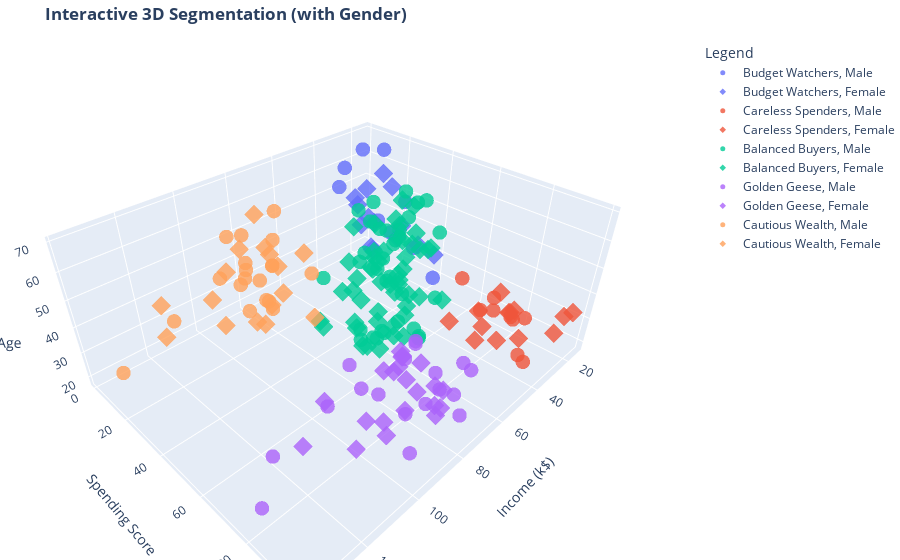

Notebook code cell kept with this figure:
### Markdown cell above
## PCA Interpretation: Decoding the Dimensions

By analyzing the **Feature Loadings** heatmap, we have successfully decoded the abstract Principal Components into actionable business dimensions. The PCA transformation revealed specific underlying patterns in customer behavior:

### **1. PC2 (Y-Axis) $\rightarrow$ The "Wealth" Axis**

* **Dominant Feature:** `Annual Income` (Correlation: ~1.0).
* **Interpretation:** This axis is a pure reflection of financial status.
    * **High Y-Value:** High Income.
    * **Low Y-Value:** Low Income.

### **2. PC1 (X-Axis) $\rightarrow$ The "Generational Conservatism" Axis**

* **Dominant Features:** `Age` (+0.71) and `Spending Score` (-0.71).
* **Interpretation:** This axis captures an inverse relationship between Age and Spending.
* **High X-Value (Right):** Older customers with lower spending scores (**Conservative/Prudent**).
* **Low X-Value (Left):** Younger customers with higher spending scores (**Impulsive/Trend-focused**).

### **Strategic Mapping**

This interpretation allows us to read the 2D PCA plot as a strategic map:
*   **Top-Left Quadrant:** Young, Wealthy, High Spenders (**The "Golden Geese"**).
*   **Top-Right Quadrant:** Older, Wealthy, Low Spenders (**"Cautious Wealth"**).
*   **Bottom-Left Quadrant:** Young, Low Income, High Spenders (**"Careless Spenders"**).
*   **Bottom-Right Quadrant** Older, Low Income, Low Spenders (**"Budget Watchers"**).


### **Interactive 3D Visualization**

This visualization serves to check the real clusters and confirm wheter the PCA assumptions were right

### Code cell
# 3D Visualization

import plotly.express as px

# Create Readable Labels for Genre

gender_map = {0: 'Female', 1: 'Male'}
df['Gender Label'] = df['Genre'].map(gender_map)

#Interactive 3D Plot

fig = px.scatter_3d(
    df, 
    x='Annual Income (k$)', 
    y='Spending Score (1-100)', 
    z='Age',
    color='Cluster Label',     
    symbol='Gender Label',      
    opacity=0.8,
    title='<b>Interactive 3D Segmentation (with Gender)</b>',
    hover_data=['CustomerID']
)

# Styling

fig.update_traces(marker=dict(size=5))
fig.update_layout(
    margin=dict(l=0, r=0, b=0, t=40),
    scene=dict(
        xaxis_title='Income (k$)',
        yaxis_title='Spending Score',
        zaxis_title='Age'
    ),
    legend_title="Legend"
)

fig.show()

### Figure 1 — Plotly figure (JSON) as saved in the notebook; plotly's stock layout.template omitted (floating-point values rounded to 4 significant figures)
{"data": [{"customdata": [[1], [9], [11], [15], [19], [21], [31], [33], [43]], "hovertemplate": "Cluster Label=Budget Watchers<br>Gender Label=Male<br>Annual Income (k$)=%{x}<br>Spending Score (1-100)=%{y}<br>Age=%{z}<br>CustomerID=%{customdata[0]}<extra></extra>", "legendgroup": "Budget Watchers, Male", "marker": {"color": "#636efa", "opacity": 0.8, "size": 5, "symbol": "circle"}, "mode": "markers", "name": "Budget Watchers, Male", "scene": "scene", "showlegend": true, "type": "scatter3d", "x": [15, 19, 19, 20, 23, 24, 30, 33, 39], "y": [39, 3, 14, 13, 29, 35, 4, 4, 36], "z": [19, 64, 67, 37, 52, 35, 60, 53, 48]}, {"customdata": [[3], [5], [7], [13], [17], [23], [25], [27], [29], [35], [37], [39], [41], [45]], "hovertemplate": "Cluster Label=Budget Watchers<br>Gender Label=Female<br>Annual Income (k$)=%{x}<br>Spending Score (1-100)=%{y}<br>Age=%{z}<br>CustomerID=%{customdata[0]}<extra></extra>", "legendgroup": "Budget Watchers, Female", "marker": {"color": "#636efa", "opacity": 0.8, "size": 5, "symbol": "diamond"}, "mode": "markers", "name": "Budget Watchers, Female", "scene": "scene", "showlegend": true, "type": "scatter3d", "x": [16, 17, 18, 20, 21, 25, 28, 28, 29, 33, 34, 37, 38, 39], "y": [6, 40, 6, 15, 35, 5, 14, 32, 31, 14, 17, 26, 35, 28], "z": [20, 31, 35, 58, 35, 46, 54, 45, 40, 49, 42, 36, 65, 49]}, {"customdata": [[2], [16], [18], [22], [24], [26], [28], [34], [42]], "hovertemplate": "Cluster Label=Careless Spenders<br>Gender Label=Male<br>Annual Income (k$)=%{x}<br>Spending Score (1-100)=%{y}<br>Age=%{z}<br>CustomerID=%{customdata[0]}<extra></extra>", "legendgroup": "Careless Spenders, Male", "marker": {"color": "#EF553B", "opacity": 0.8, "size": 5, "symbol": "circle"}, "mode": "markers", "name": "Careless Spenders, Male", "scene": "scene", "showlegend": true, "type": "scatter3d", "x": [15, 20, 21, 24, 25, 28, 28, 33, 38], "y": [81, 79, 66, 73, 73, 82, 61, 92, 92], "z": [21, 22, 20, 25, 31, 29, 35, 18, 24]}, {"customdata": [[4], [6], [8], [10], [12], [14], [20], [30], [32], [36], [38], [40], [46]], "hovertemplate": "Cluster Label=Careless Spenders<br>Gender Label=Female<br>Annual Income (k$)=%{x}<br>Spending Score (1-100)=%{y}<br>Age=%{z}<br>CustomerID=%{customdata[0]}<extra></extra>", "legendgroup": "Careless Spenders, Female", "marker": {"color": "#EF553B", "opacity": 0.8, "size": 5, "symbol": "diamond"}, "mode": "markers", "name": "Careless Spenders, Female", "scene": "scene", "showlegend": true, "type": "scatter3d", "x": [16, 17, 18, 19, 19, 20, 23, 29, 30, 33, 34, 37, 39], "y": [77, 76, 94, 72, 99, 77, 98, 87, 73, 81, 73, 75, 65], "z": [23, 22, 23, 30, 35, 24, 35, 23, 21, 21, 30, 20, 24]}, {"customdata": [[52], [54], [56], [58], [60], [61], [62], [65], [66], [69], [71], [75], [76], [78], [81], [82], [83], [86], [92], [93], [96], [99], [100], [103], [104], [105], [108], [109], [110], [111], [114], [121], [127]], "hovertemplate": "Cluster Label=Balanced Buyers<br>Gender Label=Male<br>Annual Income (k$)=%{x}<br>Spending Score (1-100)=%{y}<br>Age=%{z}<br>CustomerID=%{customdata[0]}<extra></extra>", "legendgroup": "Balanced Buyers, Male", "marker": {"color": "#00cc96", "opacity": 0.8, "size": 5, "symbol": "circle"}, "mode": "markers", "name": "Balanced Buyers, Male", "scene": "scene", "showlegend": true, "type": "scatter3d", "x": [42, 43, 43, 44, 46, 46, 46, 48, 48, 48, 49, 54, 54, 54, 54, 54, 54, 54, 59, 60, 60, 61, 61, 62, 62, 62, 63, 63, 63, 63, 64, 67, 71], "y": [60, 60, 41, 46, 46, 56, 55, 51, 59, 59, 55, 47, 54, 48, 51, 55, 41, 46, 41, 49, 52, 42, 49, 59, 55, 56, 46, 43, 48, 52, 46, 56, 35], "z": [33, 59, 47, 69, 53, 70, 19, 63, 18, 19, 70, 59, 26, 40, 57, 38, 67, 48, 18, 48, 24, 48, 20, 67, 26, 49, 54, 68, 66, 65, 19, 27, 43]}, {"customdata": [[44], [47], [48], [49], [50], [51], [53], [55], [57], [59], [63], [64], [67], [68], [70], [72], [73], [74], [77], [79], [80], [84], [85], [87], [88], [89], [90], [91], [94], [95], [97], [98], [101], [102], [106], [107], [112], [113], [115], [116], [117], [118], [119], [120], [122], [123], [133], [143]], "hovertemplate": "Cluster Label=Balanced Buyers<br>Gender Label=Female<br>Annual Income (k$)=%{x}<br>Spending Score (1-100)=%{y}<br>Age=%{z}<br>CustomerID=%{customdata[0]}<extra></extra>", "legendgroup": "Balanced Buyers, Female", "marker": {"color": "#00cc96", "opacity": 0.8, "size": 5, "symbol": "diamond"}, "mode": "markers", "name": "Balanced Buyers, Female", "scene": "scene", "showlegend": true, "type": "scatter3d", "x": [39, 40, 40, 40, 40, 42, 43, 43, 44, 46, 47, 47, 48, 48, 48, 49, 50, 50, 54, 54, 54, 54, 54, 57, 57, 58, 58, 59, 60, 60, 60, 60, 62, 62, 62, 63, 63, 64, 65, 65, 65, 65, 67, 67, 67, 69, 72, 76], "y": [61, 55, 47, 42, 42, 52, 54, 45, 50, 51, 52, 59, 50, 48, 47, 42, 49, 56, 53, 52, 42, 44, 57, 58, 55, 60, 46, 55, 40, 42, 47, 50, 41, 48, 42, 50, 54, 42, 48, 50, 43, 59, 43, 57, 40, 58, 34, 40], "z": [31, 50, 27, 29, 31, 49, 31, 50, 51, 27, 67, 54, 43, 68, 32, 47, 60, 60, 45, 23, 49, 46, 21, 55, 22, 34, 50, 68, 40, 32, 47, 27, 23, 49, 21, 66, 19, 38, 18, 19, 63, 49, 51, 50, 38, 40, 25, 28]}, {"customdata": [[124], [128], [130], [132], [138], [142], [146], [150], [152], [170], [172], [174], [178], [180], [186], [188], [198], [200]], "hovertemplate": "Cluster Label=Golden Geese<br>Gender Label=Male<br>Annual Income (k$)=%{x}<br>Spending Score (1-100)=%{y}<br>Age=%{z}<br>CustomerID=%{customdata[0]}<extra></extra>", "legendgroup": "Golden Geese, Male", "marker": {"color": "#ab63fa", "opacity": 0.8, "size": 5, "symbol": "circle"}, "mode": "markers", "name": "Golden Geese, Male", "scene": "scene", "showlegend": true, "type": "scatter3d", "x": [69, 71, 71, 71, 73, 75, 77, 78, 78, 87, 87, 87, 88, 93, 99, 101, 126, 137], "y": [91, 95, 75, 75, 73, 93, 97, 90, 88, 63, 75, 92, 69, 90, 97, 68, 74, 83], "z": [39, 40, 38, 39, 32, 32, 28, 34, 39, 32, 28, 36, 27, 35, 30, 28, 32, 30]}, {"customdata": [[126], [134], [136], [140], [144], [148], [154], [156], [158], [160], [162], [164], [166], [168], [176], [182], [184], [190], [192], [194], [196]], "hovertemplate": "Cluster Label=Golden Geese<br>Gender Label=Female<br>Annual Income (k$)=%{x}<br>Spending Score (1-100)=%{y}<br>Age=%{z}<br>CustomerID=%{customdata[0]}<extra></extra>", "legendgroup": "Golden Geese, Female", "marker": {"color": "#ab63fa", "opacity": 0.8, "size": 5, "symbol": "diamond"}, "mode": "markers", "name": "Golden Geese, Female", "scene": "scene", "showlegend": true, "type": "scatter3d", "x": [70, 72, 73, 74, 76, 77, 78, 78, 78, 78, 79, 81, 85, 86, 88, 97, 98, 103, 103, 113, 120], "y": [77, 71, 88, 72, 87, 74, 76, 89, 78, 73, 83, 93, 75, 95, 86, 86, 88, 85, 69, 91, 79], "z": [31, 31, 29, 35, 32, 32, 38, 27, 30, 30, 29, 31, 36, 33, 30, 32, 29, 36, 32, 38, 35]}, {"customdata": [[129], [131], [135], [139], [145], [147], [151], [157], [159], [163], [165], [167], [171], [173], [177], [179], [183], [193], [199]], "hovertemplate": "Cluster Label=Cautious Wealth<br>Gender Label=Male<br>Annual Income (k$)=%{x}<br>Spending Score (1-100)=%{y}<br>Age=%{z}<br>CustomerID=%{customdata[0]}<extra></extra>", "legendgroup": "Cautious Wealth, Male", "marker": {"color": "#FFA15A", "opacity": 0.8, "size": 5, "symbol": "circle"}, "mode": "markers", "name": "Cautious Wealth, Male", "scene": "scene", "showlegend": true, "type": "scatter3d", "x": [71, 71, 73, 74, 77, 77, 78, 78, 78, 81, 85, 86, 87, 87, 88, 93, 98, 113, 137], "y": [11, 9, 5, 10, 12, 36, 17, 1, 1, 5, 26, 20, 13, 10, 15, 14, 15, 8, 18], "z": [59, 47, 20, 19, 25, 48, 43, 37, 34, 19, 50, 42, 40, 36, 58, 59, 46, 33, 32]}, {"customdata": [[125], [137], [141], [149], [153], [155], [161], [169], [175], [181], [185], [187], [189], [191], [195], [197]], "hovertemplate": "Cluster Label=Cautious Wealth<br>Gender Label=Female<br>Annual Income (k$)=%{x}<br>Spending Score (1-100)=%{y}<br>Age=%{z}<br>CustomerID=%{customdata[0]}<extra></extra>", "legendgroup": "Cautious Wealth, Female", "marker": {"color": "#FFA15A", "opacity": 0.8, "size": 5, "symbol": "diamond"}, "mode": "markers", "name": "Cautious Wealth, Female", "scene": "scene", "showlegend": true, "type": "scatter3d", "x": [70, 73, 75, 78, 78, 78, 79, 87, 88, 97, 99, 101, 103, 103, 120, 126], "y": [29, 7, 5, 22, 20, 16, 35, 27, 13, 32, 39, 24, 17, 23, 16, 28], "z": [23, 44, 57, 34, 44, 47, 56, 36, 52, 37, 41, 54, 41, 34, 47, 45]}], "layout": {"legend": {"title": {"text": "Legend"}, "tracegroupgap": 0}, "margin": {"b": 0, "l": 0, "r": 0, "t": 40}, "scene": {"domain": {"x": [0, 1], "y": [0, 1]}, "xaxis": {"title": {"text": "Income (k$)"}}, "yaxis": {"title": {"text": "Spending Score"}}, "zaxis": {"title": {"text": "Age"}}}, "title": {"text": "<b>Interactive 3D Segmentation (with Gender)</b>"}}}
